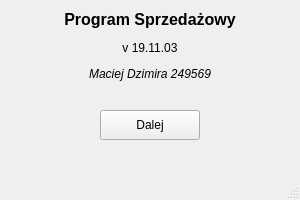
<?xml version="1.0" encoding="UTF-8"?>
<ui version="4.0">
 <class>entryWindow</class>
 <widget class="QMainWindow" name="entryWindow">
  <property name="geometry">
   <rect>
    <x>0</x>
    <y>0</y>
    <width>300</width>
    <height>200</height>
   </rect>
  </property>
  <property name="windowTitle">
   <string>Program sprzedażowy</string>
  </property>
  <widget class="QWidget" name="centralwidget">
   <widget class="QPushButton" name="pushButton">
    <property name="geometry">
     <rect>
      <x>100</x>
      <y>110</y>
      <width>100</width>
      <height>30</height>
     </rect>
    </property>
    <property name="text">
     <string>Dalej</string>
    </property>
   </widget>
   <widget class="QLabel" name="label">
    <property name="geometry">
     <rect>
      <x>10</x>
      <y>10</y>
      <width>280</width>
      <height>71</height>
     </rect>
    </property>
    <property name="text">
     <string>&lt;html&gt;&lt;head/&gt;&lt;body&gt;&lt;p align=&quot;center&quot;&gt;&lt;span style=&quot; font-size:12pt; font-weight:600;&quot;&gt;Program Sprzedażowy&lt;/span&gt;&lt;/p&gt;&lt;p align=&quot;center&quot;&gt;v 19.11.03&lt;/p&gt;&lt;p align=&quot;center&quot;&gt;&lt;span style=&quot; font-style:italic;&quot;&gt;Maciej Dzimira 249569&lt;/span&gt;&lt;/p&gt;&lt;/body&gt;&lt;/html&gt;</string>
    </property>
   </widget>
  </widget>
  <widget class="QMenuBar" name="menubar">
   <property name="geometry">
    <rect>
     <x>0</x>
     <y>0</y>
     <width>300</width>
     <height>21</height>
    </rect>
   </property>
  </widget>
  <widget class="QStatusBar" name="statusbar"/>
 </widget>
 <resources/>
 <connections/>
</ui>
